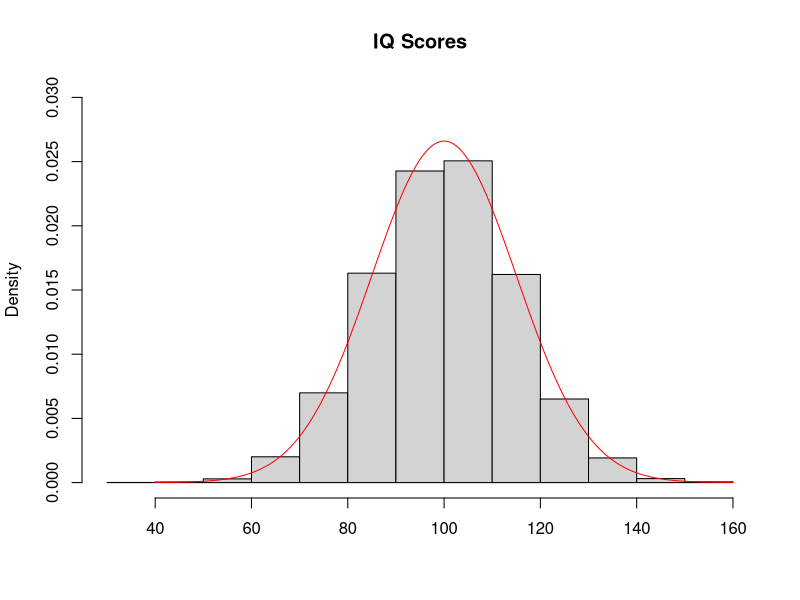

Write R code to recreate this figure.
## ---- chunk 1

# Load libraries
library(psych)

## ---- chunk 2
summary(sat.act)
## ---- chunk 3
sum(sat.act$SATV)/length(sat.act$SATV)
## ---- chunk 4
mean(sat.act$SATV)
## ---- chunk 5
mean(sat.act$SATQ)
## ---- chunk 6
mean(sat.act$SATQ, na.rm=TRUE)
## ---- chunk 7
sort(sat.act$age)
## ---- chunk 8

# Find the two middle values
middle_vals <- sort(sat.act$age)[(length(sat.act$age)/2):((length(sat.act$age)/2)+1)]

# Take the mean of the two middle values
mean(middle_vals)

## ---- chunk 9
median(sat.act$age)
## ---- chunk 10
median(sat.act$SATQ)
## ---- chunk 11
median(sat.act$SATQ, na.rm=TRUE)
## ---- chunk 12
SATV_sq_diff <- (sat.act$SATV-mean(sat.act$SATV))^2
## ---- chunk 13
sum(SATV_sq_diff)/(length(SATV_sq_diff)-1)
## ---- chunk 14
var(sat.act$SATV)
## ---- chunk 15
var(sat.act$SATQ)
## ---- chunk 16
var(sat.act$SATQ, na.rm=TRUE)
## ---- chunk 17

# Find the squared deviations
SATV_sq_diff <- (sat.act$SATV-mean(sat.act$SATV))^2

# Sum squared deviations and divide by n-1
SATV_var <- sum(SATV_sq_diff)/(length(SATV_sq_diff)-1)

# Take the square root
sqrt(SATV_var)

## ---- chunk 18
sqrt(var(sat.act$SATV))
## ---- chunk 19
var(sat.act$SATV)^.5
## ---- chunk 20
sd(sat.act$SATV)
## ---- chunk 21
sd(sat.act$SATQ)
## ---- chunk 22
sd(sat.act$SATQ, na.rm=TRUE)
## ---- chunk 23

# Find the squared deviations
SATV_sq_diff <- (sat.act$SATV-mean(sat.act$SATV))^2

# Sum squared deviations and divide by n-1
SATV_var <- sum(SATV_sq_diff)/(length(SATV_sq_diff)-1)

# Take the square root
SATV_sd <- sqrt(SATV_var)

# Divide by n-1
SATV_sd/(length(SATV_sq_diff)-1)

## ---- chunk 24
sd(sat.act$SATV)/(length(sat.act$SATV)-1)
## ---- chunk 25
cor(sat.act$SATV, sat.act$SATQ)
## ---- chunk 26
cor(sat.act$SATV, sat.act$SATQ, use='complete.obs')
## ---- chunk 27
cor(sat.act$SATV, sat.act$SATQ, use='complete.obs')^2
## ---- chunk 28
summary(iris)
## ---- chunk 29
str(iris)
## ---- chunk 30
hist(rnorm(10000, mean=100, sd=15), freq=FALSE, ylim=c(0, .03), xlab='', main='IQ Scores')
points(x=seq(40, 160, .001), y=dnorm(seq(40, 160, .001), mean=100, sd=15), type='l', col='red')
## ---- chunk 31
pnorm(80, mean=100, sd=15)
## ---- chunk 32
pnorm(80, mean=100, sd=15, lower.tail=FALSE)
## ---- chunk 33
1-pnorm(80, mean=100, sd=15)
## ---- chunk 34
qnorm(.95, mean=100, sd=15)
## ---- chunk 35
qnorm(.95, mean=100, sd=15, lower.tail=FALSE)
## ---- chunk 36
rnorm(50, mean=100, sd=15)
## ---- chunk 37
IQ135_z <- (135-100)/15
IQ135_z
## ---- chunk 38
qnorm(.025)
qnorm(.975)
## ---- chunk 39
IQ135_z_prob <- 1-pnorm(IQ135_z)
## ---- chunk 40
IQ135_prob <- 1-pnorm(135, mean=100, sd=15)
## ---- chunk 41

# Sample 100 IQ scores
sample_IQ <- rnorm(100, mean=100, sd=15)

## ---- chunk 42

# Find the mean
mean_IQ <- mean(sample_IQ)

# Find the standard deviation
sd_IQ <- sd(sample_IQ)

# Find the critical z-score (upper tail)
z_crit <- qnorm(.975)

## ---- chunk 43

# Find the lower limit
CI_lower <- mean_IQ - z_crit*(sd_IQ/sqrt(100))
CI_lower

# Find the upper limit
CI_upper <- mean_IQ + z_crit*(sd_IQ/sqrt(100))
CI_upper

## ---- chunk 44
t.test(sat.act$SATV)
## ---- chunk 45
t.test(sat.act$SATV, mu=600)
## ---- chunk 46

# Calculate difference scores
sat.act$SAT_diff <- sat.act$SATV-sat.act$SATQ

# Run a one-sample t-test
t.test(sat.act$SAT_diff)

## ---- chunk 47
t.test(sat.act$SATV, sat.act$SATQ, paired=TRUE)
## ---- chunk 48
t.test(sat.act$SATQ[sat.act$gender==1], sat.act$SATQ[sat.act$gender==2], paired=FALSE)
## ---- chunk 49

# Subset the groups
male_SATQ <- sat.act$SATQ[sat.act$gender==1]
female_SATQ <- sat.act$SATQ[sat.act$gender==2]

# Run a two-sample t-test
t.test(male_SATQ, female_SATQ, paired=FALSE)

## ---- chunk 50
aov(sat.act$SATV ~ sat.act$education)
## ---- chunk 51
educ_aov <- aov(sat.act$SATV ~ sat.act$education)
summary(educ_aov)
## ---- chunk 52
educ_aov <- aov(SATV ~ education, data=sat.act)
summary(educ_aov)
## ---- chunk 53
educ_gender_aov <- aov(SATQ ~ education + gender, data=sat.act)
summary(educ_gender_aov)
## ---- chunk 54
educ_gender_aov_int <- aov(SATQ ~ education * gender, data=sat.act)
summary(educ_gender_aov_int)
## ---- chunk 55
cor.test(sat.act$SATV, sat.act$SATQ)
## ---- chunk 56
gender_table <- table(sat.act$gender)
## ---- chunk 57
binom.test(gender_table)
## ---- chunk 58

# Find the number of males
n_males <- length(sat.act$gender[sat.act$gender==1])

# Run the binomial test
binom.test(n_males, n=nrow(sat.act))

## ---- chunk 59
educ_table <- table(sat.act$education)
## ---- chunk 60
chisq.test(educ_table)
## ---- chunk 61
chisq.test(educ_table, p=c(.25, .25, .125, .125, .125, .125))
## ---- chunk 62
educ_gender_table <- table(sat.act$education, sat.act$gender)
## ---- chunk 63
chisq.test(educ_gender_table)
